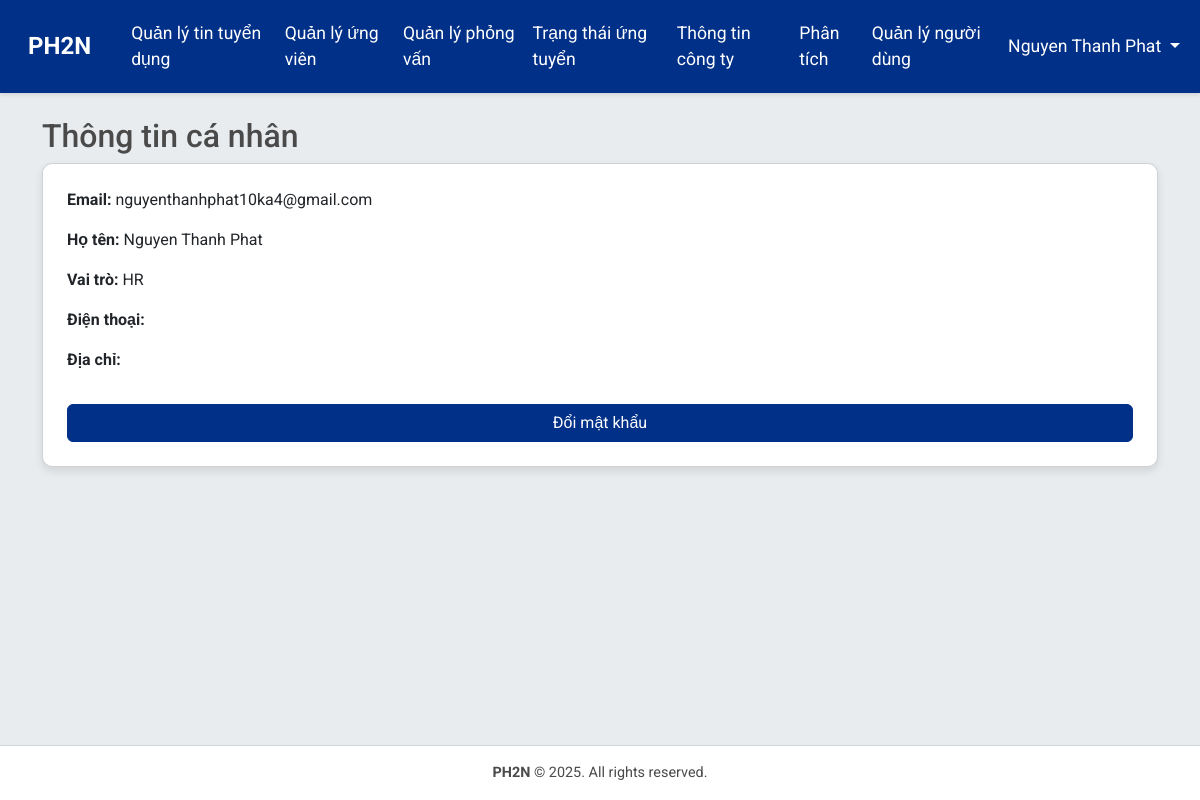
Page /accounts/profile/ (signed in) on the earlier database version.
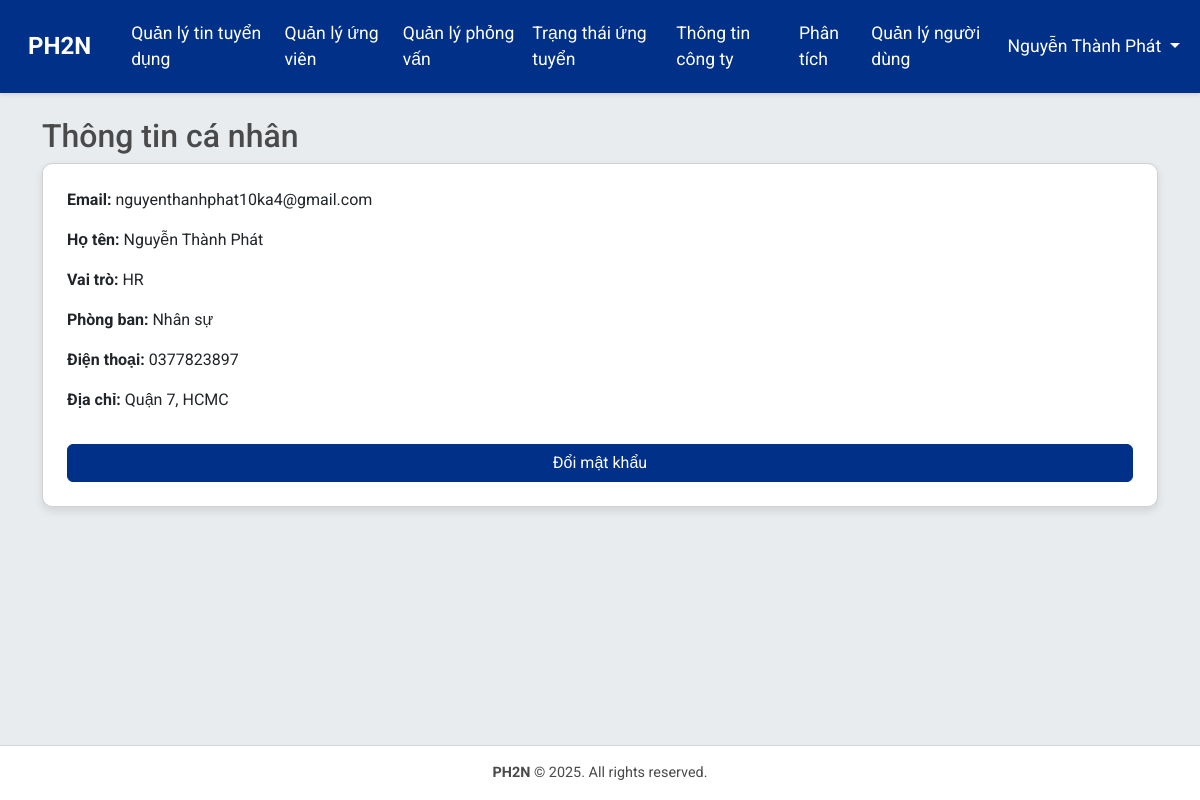
Same page on the later database version.
### accounts/models.py (models this page shows, shortened)
class CustomUser(AbstractBaseUser, PermissionsMixin):
    ROLE_CHOICES = [
        ('hr', 'HR'),
        ('applicant', 'Applicant'),
        ('director', 'Director'),
        ('department', 'Department'),
    ]
    email = models.EmailField(unique=True)
    full_name = models.CharField(max_length=255)
    role = models.CharField(max_length=20, choices=ROLE_CHOICES, default='applicant')
    department = models.CharField(max_length=100, blank=True, help_text="Department or division within the company")
    department = models.CharField(max_length=100, choices=DEPARTMENTS, blank=True, default='', help_text="Phòng ban trong công ty")
    phone_number = models.CharField(max_length=15, blank=True)
    address = models.TextField(blank=True)
    is_active = models.BooleanField(default=True)
    is_staff = models.BooleanField(default=False)
    is_interviewer = models.BooleanField(default=False, help_text="Xác định người dùng có thể làm người phỏng vấn")  # Thêm trường này
    objects = CustomUserManager()
    USERNAME_FIELD = 'email'
    REQUIRED_FIELDS = ['full_name']

### accounts/views.py (the view)
# urls.py: path('profile/', views.profile_view, name='profile'),
@login_required
def profile_view(request):
    return render(request, 'accounts/profile.html', {'user': request.user})

### templates/accounts/profile.html
{% extends 'base.html' %}
{% block content %}
<h2>Thông tin cá nhân</h2>
<div class="card p-4">
    <p><strong>Email:</strong> {{ user.email }}</p>
    <p><strong>Họ tên:</strong> {{ user.full_name }}</p>
    <p><strong>Vai trò:</strong> {{ user.get_role_display }}</p>
    {% if user.department %}
    <p><strong>Phòng ban:</strong> {{ user.get_department_display }}</p>
    {% endif %}
    <p><strong>Điện thoại:</strong> {{ user.phone_number }}</p>
    <p><strong>Địa chỉ:</strong> {{ user.address }}</p>
    <a href="{% url 'accounts:change_password' %}" class="btn btn-primary mt-3">Đổi mật khẩu</a>
</div>
{% endblock %}

### templates/base.html (shortened to what this page needs)
{% load django_bootstrap5 %}
{% load static %}
<!DOCTYPE html>
<html lang="vi">
<head>
    {% bootstrap_css %}
    <link rel="stylesheet" href="{% static 'css/style.css' %}">
</head>
<body>
    <nav class="navbar navbar-expand-lg navbar-dark">
        <div class="container-fluid">
            <a class="navbar-brand" href="{% url 'jobs:job_list' %}">PH2N</a>
            <div class="collapse navbar-collapse" id="navbarNav">
                <ul class="navbar-nav me-auto">
                    {% if user.is_authenticated %}
                        {% if user.role == 'hr' %}
                            <li class="nav-item">
                                <a class="nav-link" href="{% url 'hr:manage_job_postings' %}">Quản lý tin tuyển dụng</a>
                            </li>
                            <li class="nav-item">
                                <a class="nav-link" href="{% url 'hr:manage_applications' %}">Quản lý ứng viên</a>
                            </li>
                            <li class="nav-item">
                                <a class="nav-link" href="{% url 'hr:manage_interviews' %}">Quản lý phỏng vấn</a>
                            </li>
                            <li class="nav-item">
                                <a class="nav-link" href="{% url 'hr:application_status' %}">Trạng thái ứng tuyển</a>
                            </li>
                            <li class="nav-item">
                                <a class="nav-link" href="{% url 'hr:manage_company_info' %}">Thông tin công ty</a>
                            </li>
                            <li class="nav-item">
                                <a class="nav-link" href="{% url 'hr:recruitment_analytics' %}">Phân tích</a>
                            </li>
                            <li class="nav-item">
                                <a class="nav-link" href="{% url 'accounts:user_management' %}">Quản lý người dùng</a>
                            </li>
                        {% endif %}
                    {% endif %}
                </ul>
                <ul class="navbar-nav">
                    {% if user.is_authenticated %}
                        <li class="nav-item dropdown">
                        <a class="nav-link dropdown-toggle" href="#" id="userDropdown" role="button"
                            data-bs-toggle="dropdown" aria-expanded="false">
                            {{ user.full_name }}
                        </a>
                        </li>
                    {% endif %}
                </ul>
            </div>
        </div>
    </nav>
    <div class="content-wrapper">
        <div class="container mt-4">
            {% block content %}
            {% endblock %}
        </div>
    </div>
    <footer class="footer">
        <div class="container">
            <p><strong>PH2N</strong> © 2025. All rights reserved.</p>
        </div>
    </footer>
</body>
</html>

Differences in the rows shown:
changed CustomUser "nguyenthanhphat10ka4@gmail.com": full_name "Nguyen Thanh Phat" → "Nguyễn Thành Phát"; department (not shown) → "Nhân sự"; phone_number (not shown) → "0377823897"; address (not shown) → "Quận 7, HCMC"
Other differences:
text now shown: "Phòng ban:"
